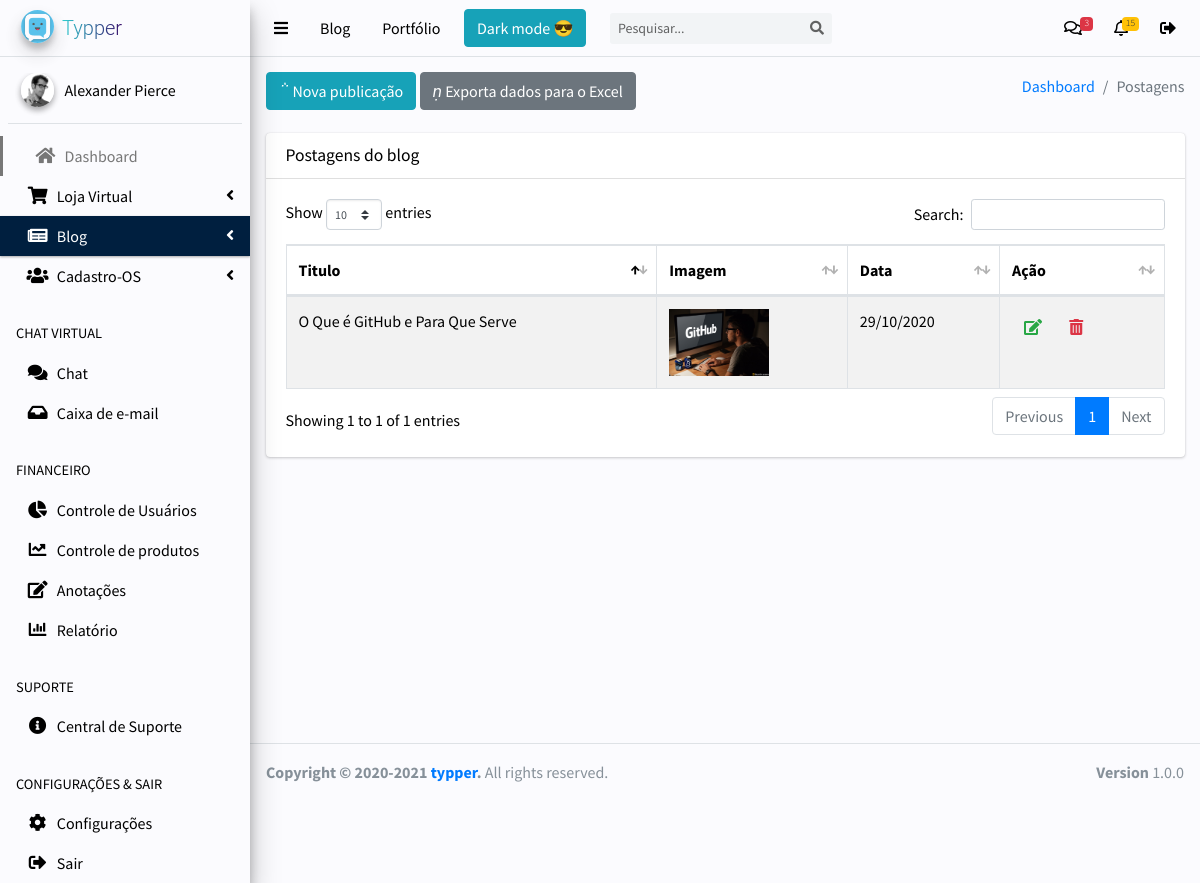
Page /suporte/blog.php (signed in) on the earlier database version.
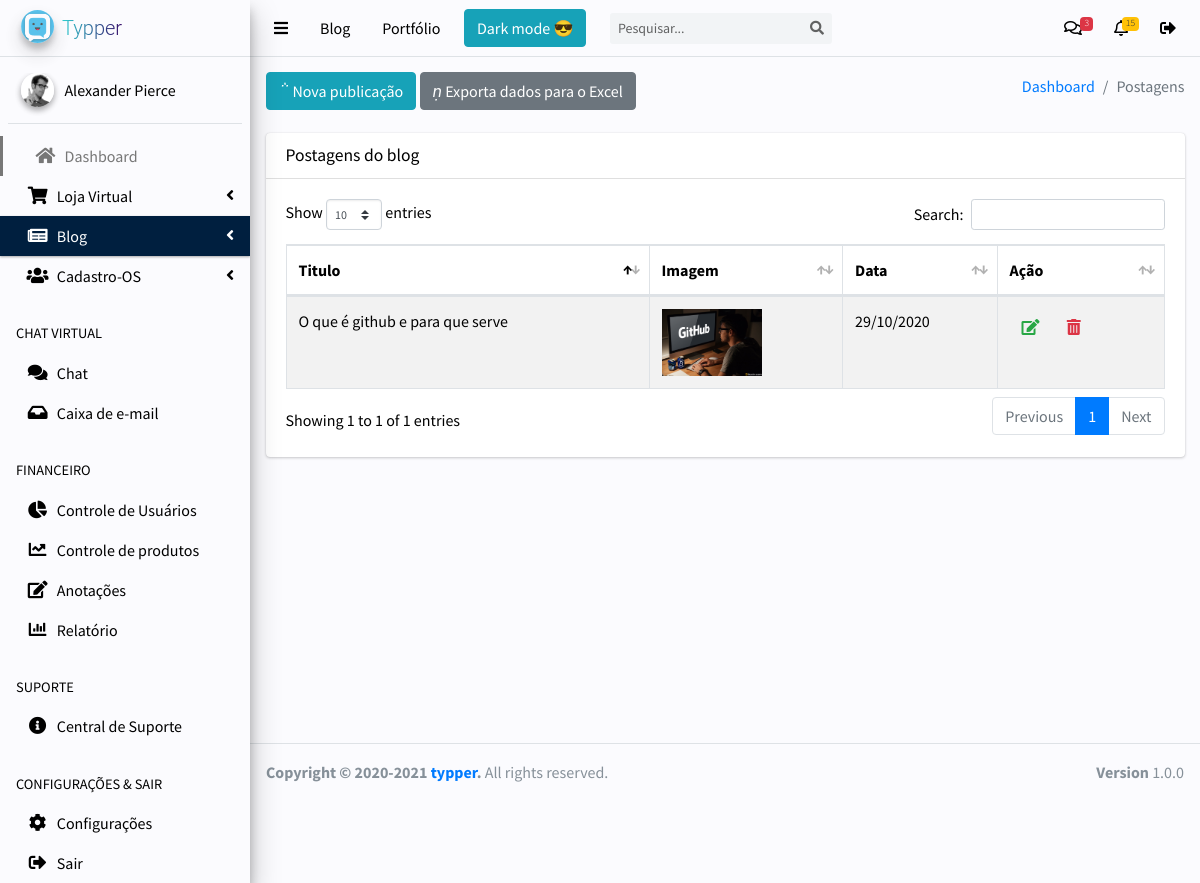
Same page on the later database version.
### tables this page shows
CREATE TABLE `tb_postagens` (
  `id` int(11) NOT NULL,
  `titulo` varchar(255) NOT NULL,
  `texto` longtext NOT NULL,
  `imagem` varchar(128) DEFAULT NULL,
  `data` date NOT NULL
);

### suporte/blog.php (the view, shortened to what the changed rows need)
<?php
include('../db/db.php');
?>
<!DOCTYPE html>
<html>
<head>
  <link rel="stylesheet" href="plugins/sweetalert2-theme-bootstrap-4/bootstrap-4.min.css">
  <link rel="stylesheet" href="plugins/fontawesome-free/css/all.min.css">
  <link rel="stylesheet" href="https://code.ionicframework.com/ionicons/2.0.1/css/ionicons.min.css">
  <link rel="stylesheet" href="plugins/datatables-bs4/css/dataTables.bootstrap4.min.css">
  <link rel="stylesheet" href="plugins/datatables-responsive/css/responsive.bootstrap4.min.css">
  <link rel="stylesheet" href="plugins/select2/css/select2.css">
  <link rel="stylesheet" href="plugins/select2-bootstrap4-theme/select2-bootstrap4.min.css">
  <link rel="stylesheet" href="dist/css/adminlte.css">
  <link rel="stylesheet" href="plugins/summernote/summernote-bs4.css">
  <link rel="stylesheet" href="dist/css/darkmode.css">
</head>
<body class="hold-transition sidebar-mini">
<div class="wrapper">
  <div class="content-wrapper">
    <section class="content">
      <div class="container-fluid">
        <div class="row">
          <div class="col-12">
            <div class="card">
              <div class="card-body">
<?php
if(isset($_GET['buttonPesquisar']) and $_GET['txtpesquisar'] != ''){
    $produto = $_GET['txtpesquisar'] . '%';
    $query = "select * from tb_produtos where id_user = $_SESSION[id_user]  order by produto asc";
}else if(isset($_GET['buttonPesquisarCPF']) and $_GET['txtpesquisarcpf'] != ''){
    $produto = $_GET['txtpesquisarcpf'];
    $query = "select * from tb_produtos where cpf = '$produto'  order by produto asc";
}
else{
$query = "select * from tb_postagens WHERE id = id order by titulo ASC";
}
    $result = mysqli_query($conn, $query);
    $row = mysqli_num_rows($result);
if($row == ''){
    echo "<h3> Não existem dados cadastrados no banco </h3>";
}else{
?>
                <table id="example1" class="table table-bordered table-striped">
                  <thead>
                  <tr>
                    <th>Titulo</th>
                    <th>Imagem</th>
                    <th>Data</th>
                    <th>Ação</th>
                  </tr>
                  </thead>
                  <tbody>
                  <?php
    while($res_1 = mysqli_fetch_array($result)){
        $id = $res_1["id"];
        $titulo = $res_1["titulo"];
        $img = $res_1["imagem"];
        $dt_registro = $res_1["data"];
        $dt_registro2 = implode('/', array_reverse(explode('-', $dt_registro)));
    ?>
                  <tr>
                    <td><?php echo $titulo; ?></td>
                    <td><?php echo "<img src='../images/postagens/".$img."' class='imgpost' alt='imgpost'"; ?></td>
                    <td><?php echo $dt_registro2; ?></td>
                    <td><div class="widget-content-right">
                    <a href="blog.php?func=edita&id=<?php echo $id; ?>"><button class="border-0 btn-transition btn btn-outline-success" data-toggle="modal"
                    data-target=".bd-example-modal-lg-editar"><i class="fa fa-edit"></i>
                    </button></a>
                    <a href="blog.php?func=deleta&id=<?php echo $id; ?>"><button class="border-0 btn-transition btn btn-outline-danger">
                    <i class="fa fa-trash-alt"></i>
                    </button></a>
                    </div></td>
                  </tr>
                  <?php
                    }
                  ?>
                  </tbody>
                </table>
                <?php
                }
                ?>
              </div>
            </div>
          </div>
        </div>
      </div>
    </section>
  </div>
</div>
</body>
</html>

Differences in the rows shown:
changed tb_postagens: titulo "O Que é GitHub e Para Que Serve" → "O que é github e para que serve"
